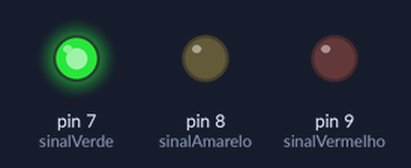
Bench run of a sketch on a simulated Arduino Uno, built with avr-gcc and run on an emulated ATmega328P. Shown: output pins drawn as LEDs (lit = HIGH).

Above: at 1.5 s.
At 3.5 s:
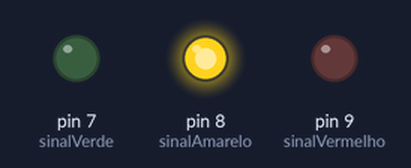
At 5.0 s:
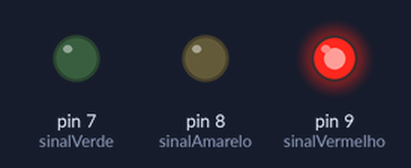
Timing chart, 0 to 7.8 s (numbered marks = the images above):
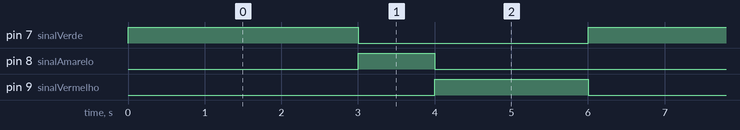

The sketch:

Semaforo.ino
```cpp
int sinalVerde = 7;
int sinalAmarelo = 8;
int sinalVermelho = 9;

void setup() {
  pinMode(sinalVerde,OUTPUT);
  pinMode(sinalAmarelo,OUTPUT);
  pinMode(sinalVermelho,OUTPUT);
}

void loop() {
  digitalWrite(sinalVerde,HIGH);
  delay(3000);
  digitalWrite(sinalVerde,LOW);
  digitalWrite(sinalAmarelo,HIGH);
  delay(1000);
  digitalWrite(sinalAmarelo,LOW);
  digitalWrite(sinalVermelho,HIGH);
  delay(2000);
  digitalWrite(sinalVermelho,LOW);
}
```

Measured:
- by itself, pin 7 (sinalVerde): alternates HIGH for 3.0 s and LOW for 3.0 s
- by itself, pin 8 (sinalAmarelo): alternates HIGH for 1.0 s and LOW for 5.0 s
- by itself, pin 9 (sinalVermelho): alternates HIGH for 2.0 s and LOW for 4.0 s
